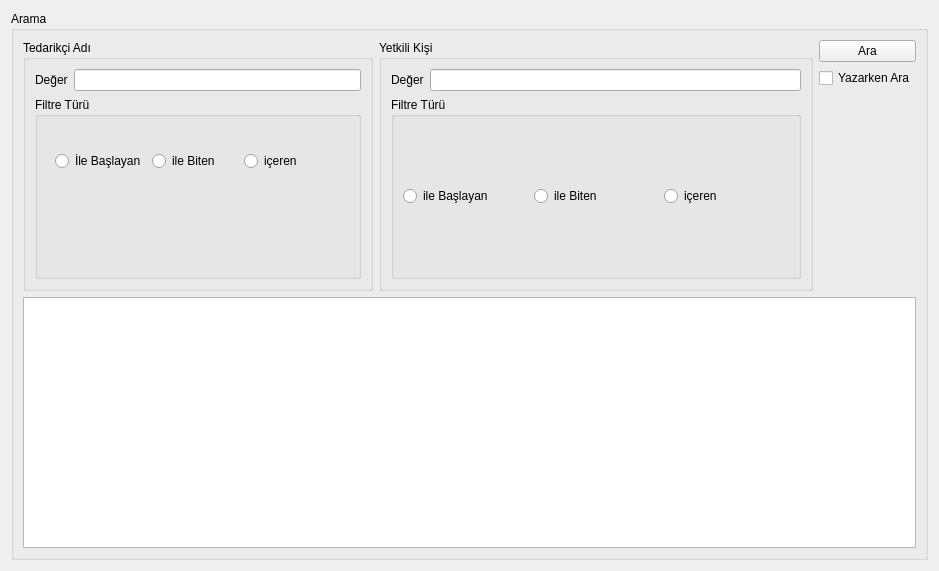
<?xml version="1.0" encoding="UTF-8"?>
<ui version="4.0">
 <class>MTedarikciListeWidget</class>
 <widget class="QWidget" name="MTedarikciListeWidget">
  <property name="geometry">
   <rect>
    <x>0</x>
    <y>0</y>
    <width>939</width>
    <height>571</height>
   </rect>
  </property>
  <property name="windowTitle">
   <string>Form</string>
  </property>
  <layout class="QVBoxLayout" name="verticalLayout_2">
   <item>
    <widget class="QGroupBox" name="groupBox">
     <property name="title">
      <string>Arama</string>
     </property>
     <layout class="QVBoxLayout" name="verticalLayout_3">
      <item>
       <layout class="QHBoxLayout" name="horizontalLayout">
        <item>
         <widget class="QGroupBox" name="grpTedarikciAdi">
          <property name="enabled">
           <bool>true</bool>
          </property>
          <property name="maximumSize">
           <size>
            <width>350</width>
            <height>765</height>
           </size>
          </property>
          <property name="title">
           <string>Tedarikçi Adı</string>
          </property>
          <layout class="QVBoxLayout" name="verticalLayout_4">
           <item>
            <layout class="QHBoxLayout" name="horizontalLayout_2">
             <item>
              <widget class="QLabel" name="lblTedarikciAdiDegeri">
               <property name="text">
                <string>Değer</string>
               </property>
              </widget>
             </item>
             <item>
              <widget class="QLineEdit" name="leTedarikciAdiDegeri"/>
             </item>
            </layout>
           </item>
           <item>
            <widget class="QGroupBox" name="grpTedarikciAdiFiltreTuru">
             <property name="title">
              <string>Filtre Türü</string>
             </property>
             <widget class="QWidget" name="layoutWidget">
              <property name="geometry">
               <rect>
                <x>20</x>
                <y>50</y>
                <width>275</width>
                <height>28</height>
               </rect>
              </property>
              <layout class="QHBoxLayout" name="horizontalLayout_4">
               <item>
                <widget class="QRadioButton" name="rbTedarikciAdiileBaslayan">
                 <property name="text">
                  <string>İle Başlayan</string>
                 </property>
                </widget>
               </item>
               <item>
                <widget class="QRadioButton" name="rbTedarikciAdiileBiten">
                 <property name="text">
                  <string>ile Biten</string>
                 </property>
                </widget>
               </item>
               <item>
                <widget class="QRadioButton" name="rbTedarikciAdiiceren">
                 <property name="text">
                  <string>içeren</string>
                 </property>
                </widget>
               </item>
              </layout>
             </widget>
            </widget>
           </item>
          </layout>
         </widget>
        </item>
        <item>
         <widget class="QGroupBox" name="grpYetkiliKisi">
          <property name="title">
           <string>Yetkili Kişi</string>
          </property>
          <layout class="QVBoxLayout" name="verticalLayout_5">
           <item>
            <layout class="QHBoxLayout" name="horizontalLayout_3">
             <item>
              <widget class="QLabel" name="lblYetkiliKisiDegeri">
               <property name="text">
                <string>Değer</string>
               </property>
              </widget>
             </item>
             <item>
              <widget class="QLineEdit" name="leYetkiliKisiDegeri"/>
             </item>
            </layout>
           </item>
           <item>
            <widget class="QGroupBox" name="grpYetkiliKisiFiltreTuru">
             <property name="title">
              <string>Filtre Türü</string>
             </property>
             <layout class="QHBoxLayout" name="horizontalLayout_5">
              <item>
               <widget class="QRadioButton" name="rbYetkiliKisiileBaslayan">
                <property name="text">
                 <string>ile Başlayan</string>
                </property>
               </widget>
              </item>
              <item>
               <widget class="QRadioButton" name="rbYetkiliKisiileBiten">
                <property name="text">
                 <string>ile Biten</string>
                </property>
               </widget>
              </item>
              <item>
               <widget class="QRadioButton" name="rbrbYetkiliKisiiceren">
                <property name="text">
                 <string>içeren</string>
                </property>
               </widget>
              </item>
             </layout>
            </widget>
           </item>
          </layout>
         </widget>
        </item>
        <item>
         <layout class="QVBoxLayout" name="verticalLayout" stretch="1,2,0">
          <item>
           <widget class="QPushButton" name="btnAra">
            <property name="text">
             <string>Ara</string>
            </property>
           </widget>
          </item>
          <item>
           <widget class="QCheckBox" name="chkYazarkenAra">
            <property name="text">
             <string>Yazarken Ara</string>
            </property>
           </widget>
          </item>
          <item>
           <spacer name="verticalSpacer">
            <property name="orientation">
             <enum>Qt::Vertical</enum>
            </property>
            <property name="sizeHint" stdset="0">
             <size>
              <width>20</width>
              <height>40</height>
             </size>
            </property>
           </spacer>
          </item>
         </layout>
        </item>
       </layout>
      </item>
      <item>
       <widget class="QTableWidget" name="tblVeriler"/>
      </item>
     </layout>
    </widget>
   </item>
  </layout>
 </widget>
 <resources/>
 <connections>
  <connection>
   <sender>chkYazarkenAra</sender>
   <signal>clicked(bool)</signal>
   <receiver>btnAra</receiver>
   <slot>setDisabled(bool)</slot>
   <hints>
    <hint type="sourcelabel">
     <x>840</x>
     <y>75</y>
    </hint>
    <hint type="destinationlabel">
     <x>850</x>
     <y>49</y>
    </hint>
   </hints>
  </connection>
 </connections>
</ui>
